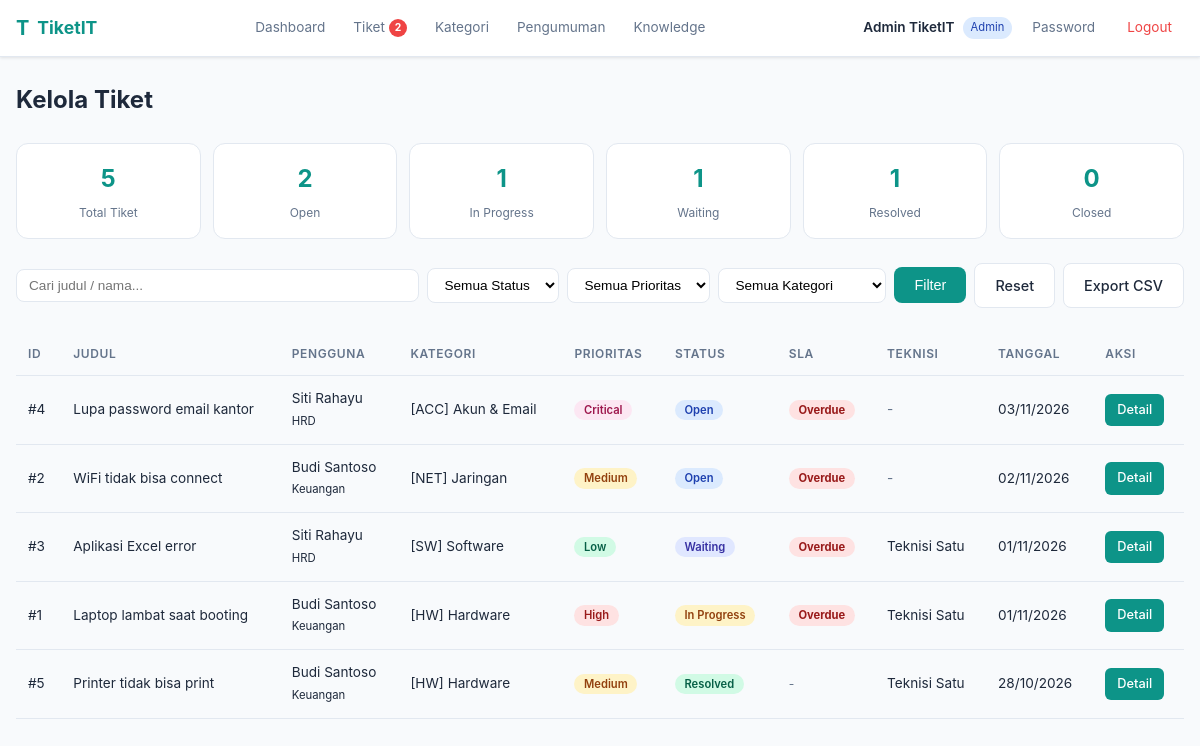
The app's page /admin/tickets (signed in) with its own data.
### tables this page shows
CREATE TABLE IF NOT EXISTS tickets (
    id INT AUTO_INCREMENT PRIMARY KEY,
    id_user INT NOT NULL,
    id_category INT NOT NULL,
    id_teknisi INT DEFAULT NULL,
    id_asset INT DEFAULT NULL,
    judul VARCHAR(255) NOT NULL,
    deskripsi TEXT NOT NULL,
    prioritas ENUM('low', 'medium', 'high', 'critical') NOT NULL DEFAULT 'medium',
    status ENUM('open', 'in_progress', 'waiting', 'resolved', 'closed') NOT NULL DEFAULT 'open',
    lampiran VARCHAR(255) DEFAULT NULL,
    sla_jam INT NOT NULL DEFAULT 48,
    created_at TIMESTAMP DEFAULT CURRENT_TIMESTAMP,
    updated_at TIMESTAMP DEFAULT CURRENT_TIMESTAMP ON UPDATE CURRENT_TIMESTAMP,
    resolved_at TIMESTAMP NULL DEFAULT NULL,
    FOREIGN KEY (id_user) REFERENCES users(id) ON DELETE CASCADE,
    FOREIGN KEY (id_category) REFERENCES categories(id) ON DELETE RESTRICT,
    FOREIGN KEY (id_teknisi) REFERENCES users(id) ON DELETE SET NULL,
    FOREIGN KEY (id_asset) REFERENCES assets(id) ON DELETE SET NULL
);

CREATE TABLE IF NOT EXISTS users (
    id INT AUTO_INCREMENT PRIMARY KEY,
    email VARCHAR(255) NOT NULL UNIQUE,
    password VARCHAR(255) NOT NULL,
    nama VARCHAR(255) NOT NULL,
    role ENUM('admin', 'teknisi', 'user') NOT NULL DEFAULT 'user',
    departemen VARCHAR(100),
    no_telp VARCHAR(50),
    created_at TIMESTAMP DEFAULT CURRENT_TIMESTAMP,
    updated_at TIMESTAMP DEFAULT CURRENT_TIMESTAMP ON UPDATE CURRENT_TIMESTAMP
);

CREATE TABLE IF NOT EXISTS categories (
    id INT AUTO_INCREMENT PRIMARY KEY,
    nama VARCHAR(100) NOT NULL,
    deskripsi TEXT,
    icon VARCHAR(50) DEFAULT '',
    created_at TIMESTAMP DEFAULT CURRENT_TIMESTAMP
);

### Core/functions.php (called while the page is built, shortened)
<?php
function base_path($path)
{
    return BASE_PATH . $path;
}
function view($path, $attributes = [])
{
    extract($attributes);
    require base_path('views/' . $path);
}
function isOverdue($ticket) {
    if (in_array($ticket['status'], ['resolved', 'closed'])) {
        return false;
    }
    $created = strtotime($ticket['created_at']);
    $slaSeconds = $ticket['sla_jam'] * 3600;
    $deadline = $created + $slaSeconds;
    return time() > $deadline;
}

### controllers/admin/tickets/index.php (called while the page is built, shortened)
<?php
$db = App::resolve(Database::class);
$status = $_GET['status'] ?? '';
$priority = $_GET['prioritas'] ?? '';
$category = $_GET['kategori'] ?? '';
$search = trim($_GET['search'] ?? '');
$perPage = 10;
$page = max(1, (int) ($_GET['page'] ?? 1));
$offset = ($page - 1) * $perPage;
$sql = 'SELECT t.*, c.nama AS kategori_nama, c.icon AS kategori_icon,
               u.nama AS user_nama, u.departemen AS user_departemen,
               tek.nama AS teknisi_nama
        FROM tickets t
        JOIN categories c ON t.id_category = c.id
        JOIN users u ON t.id_user = u.id
        LEFT JOIN users tek ON t.id_teknisi = tek.id
        WHERE 1=1';
$params = [];
$countSql = 'SELECT COUNT(*) as total FROM tickets t JOIN users u ON t.id_user = u.id WHERE 1=1';
$countParams = [];
$totalTickets = $db->query($countSql, $countParams)->get()['total'];
$totalPages = max(1, ceil($totalTickets / $perPage));
$sql .= ' ORDER BY t.created_at DESC LIMIT ' . (int)$perPage . ' OFFSET ' . (int)$offset;
$tickets = $db->query($sql, $params)->getAll();
$categories = $db->query('SELECT * FROM categories ORDER BY nama')->getAll();
$stats = [
    'total' => $db->query('SELECT COUNT(*) as c FROM tickets')->get()['c'],
    'open' => $db->query("SELECT COUNT(*) as c FROM tickets WHERE status = 'open'")->get()['c'],
    'in_progress' => $db->query("SELECT COUNT(*) as c FROM tickets WHERE status = 'in_progress'")->get()['c'],
    'waiting' => $db->query("SELECT COUNT(*) as c FROM tickets WHERE status = 'waiting'")->get()['c'],
    'resolved' => $db->query("SELECT COUNT(*) as c FROM tickets WHERE status = 'resolved'")->get()['c'],
    'closed' => $db->query("SELECT COUNT(*) as c FROM tickets WHERE status = 'closed'")->get()['c'],
];
view('dashboard_admin/tickets/index.view.php', [
    'css' => 'dashboard.css',
    'title' => 'Kelola Tiket - TiketIT',
    'tickets' => $tickets,
    'categories' => $categories,
    'stats' => $stats,
    'filters' => ['status' => $status, 'prioritas' => $priority, 'kategori' => $category, 'search' => $search],
    'pagination' => ['page' => $page, 'totalPages' => $totalPages, 'total' => $totalTickets, 'perPage' => $perPage],
]);

### public/index.php (called while the page is built, shortened)
<?php
require BASE_PATH.'Core/functions.php';
spl_autoload_register(function ($class) {
    $class = str_replace('\\', DIRECTORY_SEPARATOR, $class);
});
require base_path('bootstrap.php');
$router = new \Core\Router();
$uri = parse_url($_SERVER['REQUEST_URI'])['path'];
$method = $_POST['_method'] ?? $_SERVER['REQUEST_METHOD'];
$router->route($uri, $method);

### Core/App.php (called while the page is built, shortened)
<?php
class App
{
    protected static $container;
    public static function setContainer($container)
    {
        static::$container = $container;
    }
    public static function container()
    {
        return static::$container;
    }
    public static function resolve($key)
    {
        return static::container()->resolve($key);
    }
}

### Core/Container.php (called while the page is built, shortened)
<?php
class Container
{
    protected $bindings = [];
    public function bind($key, $resolver)
    {
        $this->bindings[$key] = $resolver;
    }
    public function resolve($key)
    {
        $resolver = $this->bindings[$key];
        return call_user_func($resolver);
    }
}

### config.php (called while the page is built, shortened)
<?php
$config = [
    'database' => [
        'host' => getenv('DB_HOST') ?: 'localhost',
        'port' => getenv('DB_PORT') ?: 3306,
        'dbname' => getenv('DB_NAME') ?: 'tiketit',
        'charset' => 'utf8mb4',
        'username' => getenv('DB_USER') ?: 'root',
        'password' => getenv('DB_PASS') ?: '',
    ],
    'app' => [
        'name' => 'TiketIT',
        'version' => '1.0.0',
        'timezone' => 'Asia/Jakarta',
    ],
];
$local = __DIR__ . '/config.local.php';
return $config;

### bootstrap.php (called while the page is built, shortened)
<?php
$container = new Container();
$container->bind('Core\Database', function () {
    $config = require base_path('config.php');
    return new Database(
        $config['database'],
        $config['database']['username'] ?? 'root',
        $config['database']['password'] ?? ''
    );
});

### Core/Database.php (called while the page is built, shortened)
<?php
class Database
{
    public $connection;
    public $statement;
    public function __construct($config, $username = 'root', $password = '')
    {
        $dsn = 'mysql:' . http_build_query($config, '', ';');
        $this->connection = new PDO($dsn, $username, $password, [
           PDO::ATTR_DEFAULT_FETCH_MODE => PDO::FETCH_ASSOC
        ]);
    }
    public function query($query, $params = [])
    {
        $this->statement = $this->connection->prepare($query);
        $this->statement->execute($params);
        return $this;
    }
    public function getAll()
    {
        return $this->statement->fetchAll();
    }
    public function get()
    {
        return $this->statement->fetch();
    }
}

### views/dashboard_admin/tickets/index.view.php (the view, shortened to what this page needs)
<?php require base_path('views/partials/head.php') ?>
<?php require base_path('views/partials/dash-navbar.php') ?>
<div class="dashboard-container">
    <div class="page-header">
        <h1>Kelola Tiket</h1>
    </div>
    <div class="stats-grid">
        <div class="stat-card stat-total">
            <div class="stat-number"><?= $stats['total'] ?></div>
            <div class="stat-label">Total Tiket</div>
        </div>
        <div class="stat-card stat-open">
            <div class="stat-number"><?= $stats['open'] ?></div>
            <div class="stat-label">Open</div>
        </div>
        <div class="stat-card stat-progress">
            <div class="stat-number"><?= $stats['in_progress'] ?></div>
            <div class="stat-label">In Progress</div>
        </div>
        <div class="stat-card stat-waiting">
            <div class="stat-number"><?= $stats['waiting'] ?></div>
            <div class="stat-label">Waiting</div>
        </div>
        <div class="stat-card stat-resolved">
            <div class="stat-number"><?= $stats['resolved'] ?></div>
            <div class="stat-label">Resolved</div>
        </div>
        <div class="stat-card stat-closed">
            <div class="stat-number"><?= $stats['closed'] ?></div>
            <div class="stat-label">Closed</div>
        </div>
    </div>
    <div class="filter-bar">
        <form method="GET" action="/admin/tickets" class="filter-form">
            <input type="text" name="search" placeholder="Cari judul / nama..." value="<?= htmlspecialchars($filters['search']) ?>">
            <select name="status">
                <option value="">Semua Status</option>
            </select>
            <select name="prioritas">
                <option value="">Semua Prioritas</option>
            </select>
            <select name="kategori">
                <option value="">Semua Kategori</option>
            </select>
            <button type="submit" class="btn-primary">Filter</button>
            <a href="/admin/tickets" class="btn-secondary">Reset</a>
            <a href="/admin/tickets/export<?= !empty($_SERVER['QUERY_STRING']) ? '?' . htmlspecialchars($_SERVER['QUERY_STRING']) : '' ?>" class="btn-secondary"> Export CSV</a>
        </form>
    </div>
    <?php if (empty($tickets)): ?>
        <div class="empty-state">
            <div class="empty-icon"></div>
            <p>Tidak ada tiket ditemukan.</p>
        </div>
    <?php else: ?>
        <div class="table-responsive">
            <table class="data-table">
                <thead>
                    <tr>
                        <th>ID</th>
                        <th>Judul</th>
                        <th>Pengguna</th>
                        <th>Kategori</th>
                        <th>Prioritas</th>
                        <th>Status</th>
                        <th>SLA</th>
                        <th>Teknisi</th>
                        <th>Tanggal</th>
                        <th>Aksi</th>
                    </tr>
                </thead>
                <tbody>
                    <?php foreach ($tickets as $ticket): ?>
                    <tr>
                        <td>#<?= $ticket['id'] ?></td>
                        <td class="td-title"><?= htmlspecialchars($ticket['judul']) ?></td>
                        <td><?= htmlspecialchars($ticket['user_nama']) ?><br><small><?= htmlspecialchars($ticket['user_departemen'] ?? '') ?></small></td>
                        <td><?= $ticket['kategori_icon'] ?> <?= htmlspecialchars($ticket['kategori_nama']) ?></td>
                        <td><span class="badge badge-priority-<?= $ticket['prioritas'] ?>"><?= ucfirst($ticket['prioritas']) ?></span></td>
                        <td><span class="badge badge-<?= $ticket['status'] ?>"><?= ucfirst(str_replace('_', ' ', $ticket['status'])) ?></span></td>
                        <td>
                            <?php if (isOverdue($ticket)): ?>
                                <span class="badge badge-overdue">Overdue</span>
                            <?php elseif (!in_array($ticket['status'], ['resolved', 'closed'])): ?>
                                <span class="text-muted" style="font-size:0.75rem;"><?= slaRemaining($ticket) ?></span>
                            <?php else: ?>
                                <span class="text-muted" style="font-size:0.75rem;">-</span>
                            <?php endif; ?>
                        </td>
                        <td><?= $ticket['teknisi_nama'] ? htmlspecialchars($ticket['teknisi_nama']) : '<span class="text-muted">-</span>' ?></td>
                        <td><?= date('d/m/Y', strtotime($ticket['created_at'])) ?></td>
                        <td><a href="/admin/tickets/detail?id=<?= $ticket['id'] ?>" class="btn-sm btn-primary">Detail</a></td>
                    </tr>
                    <?php endforeach; ?>
                </tbody>
            </table>
        </div>
    <?php endif; ?>
</div>
<?php require base_path('views/partials/foot.php') ?>

### Core/Router.php (shortened to what this page needs)
<?php
class Router
{
    protected $routes = [];
    public function add($method, $uri, $controller)
    {
        $this->routes[] = [
            'uri' => $uri,
            'controller' => $controller,
            'method' => $method
        ];
    }
    public function route($uri, $method)
    {
        foreach ($this->routes as $route) {
            if ($route['uri'] === $uri && $route['method'] === strtoupper($method)) {
                return require base_path($route['controller']);
            }
        }
    }
}

### public/css/dashboard.css (style rules this page uses)
:root { --primary: #0d9488; --primary-light: #14b8a6; --primary-dark: #0f766e; --primary-50: #f0fdfa; --primary-100: #ccfbf1; --bg: #f8fafc; --bg-card: #ffffff; --bg-sidebar: #0f766e; --text: #1e293b; --text-muted: #64748b; --border: #e2e8f0; --success: #22c55e; --warning: #f59e0b; --danger: #ef4444; --info: #3b82f6; --shadow: 0 1px 3px rgba(0,0,0,0.1); }
* { box-sizing: border-box; margin: 0; padding: 0; }
body { font-family: 'Inter', 'Segoe UI', system-ui, sans-serif; background: var(--bg); color: var(--text); line-height: 1.6; }
.dashboard-container { max-width: 1200px; margin: 0 auto; padding: 1.5rem 1rem; }
.page-header { display: flex; align-items: center; justify-content: space-between; margin-bottom: 1.5rem; flex-wrap: wrap; gap: 1rem; }
.page-header h1 { font-size: 1.5rem; font-weight: 700; color: var(--text); }
.stats-grid { display: grid; grid-template-columns: repeat(2, 1fr); gap: 0.75rem; margin-bottom: 1.5rem; }
@media (min-width: 640px) { .stats-grid { grid-template-columns: repeat(3, 1fr); } }
@media (min-width: 1024px) { .stats-grid { grid-template-columns: repeat(6, 1fr); } }
.stat-card { background: var(--bg-card); border: 1px solid var(--border); border-radius: 0.75rem; padding: 1rem; text-align: center; }
.stat-number { font-size: 1.5rem; font-weight: 700; color: var(--primary); }
.stat-label { font-size: 0.75rem; color: var(--text-muted); margin-top: 0.25rem; }
.badge { padding: 0.2rem 0.6rem; border-radius: 9999px; font-size: 0.7rem; font-weight: 600; text-transform: capitalize; }
.badge-open { background: #dbeafe; color: #1e40af; }
.badge-in_progress { background: #fef3c7; color: #92400e; }
.badge-waiting { background: #e0e7ff; color: #3730a3; }
.badge-resolved { background: #d1fae5; color: #065f46; }
.badge-priority-low { background: #d1fae5; color: #065f46; }
.badge-priority-medium { background: #fef3c7; color: #92400e; }
.badge-priority-high { background: #fee2e2; color: #991b1b; }
.badge-priority-critical { background: #fce7f3; color: #9d174d; }
.table-responsive { overflow-x: auto; -webkit-overflow-scrolling: touch; }
.data-table { width: 100%; border-collapse: collapse; font-size: 0.85rem; }
.data-table th, .data-table td { padding: 0.75rem; text-align: left; border-bottom: 1px solid var(--border); }
.data-table th { background: var(--bg-alt); font-weight: 600; color: var(--text-muted); font-size: 0.75rem; text-transform: uppercase; letter-spacing: 0.05em; white-space: nowrap; }
.td-title { max-width: 200px; white-space: nowrap; overflow: hidden; text-overflow: ellipsis; }
.filter-bar { margin-bottom: 1.5rem; }
.filter-form { display: flex; flex-wrap: wrap; gap: 0.5rem; align-items: center; }
.filter-form input, .filter-form select { padding: 0.5rem 0.75rem; border: 1px solid var(--border); border-radius: 0.5rem; font-size: 0.85rem; background: var(--bg-card); }
.filter-form input { flex: 1; min-width: 150px; }
.btn-primary { padding: 0.625rem 1.25rem; background: var(--primary); color: white; border: none; border-radius: 0.5rem; font-weight: 500; font-size: 0.9rem; cursor: pointer; transition: all 0.2s; text-decoration: none; display: inline-block; }
.btn-secondary { padding: 0.625rem 1.25rem; background: var(--bg-card); color: var(--text); border: 1px solid var(--border); border-radius: 0.5rem; font-weight: 500; font-size: 0.9rem; cursor: pointer; transition: all 0.2s; text-decoration: none; display: inline-block; }
.btn-sm { padding: 0.375rem 0.75rem; font-size: 0.8rem; border-radius: 0.375rem; }
.page-header h1 { font-size: 1.5rem; font-weight: 700; }
.text-muted { color: var(--text-muted); }
.badge-overdue { background: #fee2e2; color: #991b1b; font-weight: 700; animation: pulse 1.5s infinite; }

### records on screen
tickets: id "5", id_category "1", judul "Printer tidak bisa print", id_user.nama "Budi Santoso", id_user.departemen "Keuangan", id_category.icon "[HW]", id_category.nama "Hardware", prioritas "Medium", status "Resolved", id_teknisi.nama "Teknisi Satu", created_at "28/10/2026"
tickets: id "4", judul "Lupa password email kantor", id_user.nama "Siti Rahayu", id_user.departemen "HRD", id_category.icon "[ACC]", id_category.nama "Akun & Email", prioritas "Critical", status "Open", sla_jam "Overdue", created_at "03/11/2026"
tickets: id "2", judul "WiFi tidak bisa connect", id_user.nama "Budi Santoso", id_user.departemen "Keuangan", id_category.icon "[NET]", id_category.nama "Jaringan", prioritas "Medium", status "Open", sla_jam "Overdue", created_at "02/11/2026"
tickets: id "3", judul "Aplikasi Excel error", id_user.nama "Siti Rahayu", id_user.departemen "HRD", id_category.icon "[SW]", id_category.nama "Software", prioritas "Low", status "Waiting", sla_jam "Overdue", id_teknisi.nama "Teknisi Satu", created_at "01/11/2026"
tickets: id "1", judul "Laptop lambat saat booting", id_user.nama "Budi Santoso", id_user.departemen "Keuangan", id_category.icon "[HW]", id_category.nama "Hardware", prioritas "High", status "In Progress", sla_jam "Overdue", id_teknisi.nama "Teknisi Satu", created_at "01/11/2026"

### other values on screen
$stats['open'] "2"
$stats['closed'] "0"
